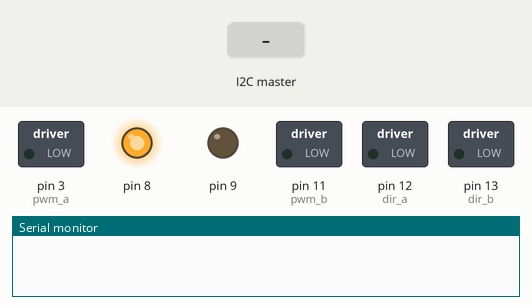
This sketch was run on a simulated Arduino Uno, built with avr-gcc and run on an emulated ATmega328P. Shown: switched loads named in the sketch (green lamp = pin HIGH), output pins drawn as LEDs (lit = HIGH), the last lines printed to the serial monitor. The inputs (shaded band) are chosen by the test bench.

Above: at 1.2 s.
1.3 s: the I2C master sends the byte 1
At 2.1 s:
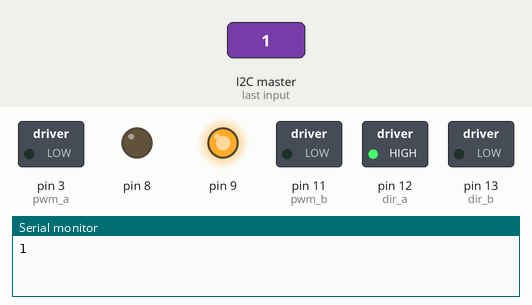
2.8 s: the I2C master sends the byte 010
At 3.3 s:
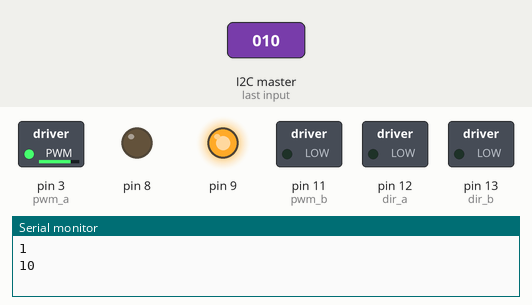
4.3 s: the I2C master sends the byte 011
At 5.5 s:
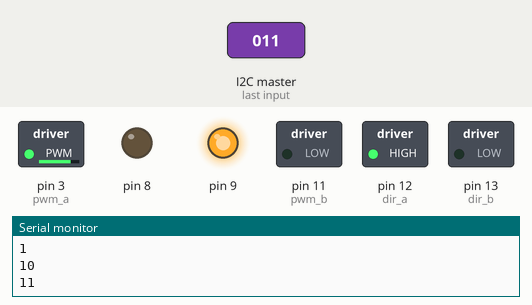
5.8 s: the I2C master sends the byte 100
At 6.7 s:
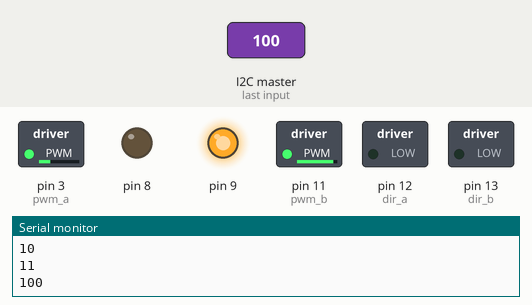
7.3 s: the I2C master sends the byte 101
At 7.8 s:
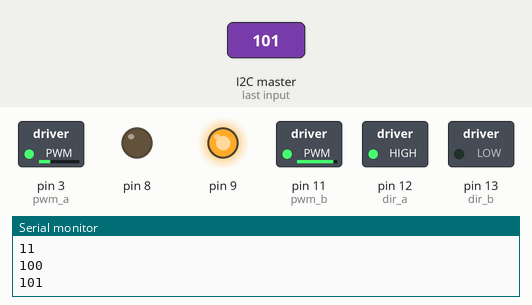
8.8 s: the I2C master sends the byte 110
At 10.2 s:
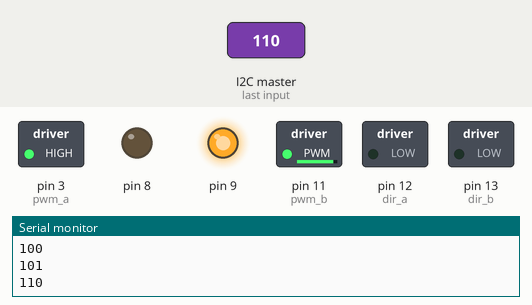
Timing chart, 0 to 11.3 s (numbered marks = the images above; inputs shaded):
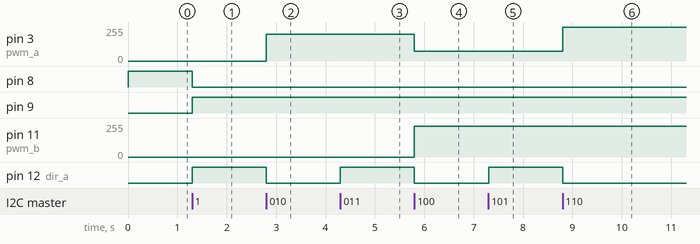

The sketch:

slave_motor_control.ino
```cpp
#include <Wire.h>

#define SLAVE 0x01

bool motorON = false;
int pwm_a = 3;   //PWM control for motor outputs 1 and 2 is on digital pin 3
int pwm_b = 11;  //PWM control for motor outputs 3 and 4 is on digital pin 11
int dir_a = 12;  //direction control for motor outputs 1 and 2 is on digital pin 12
int dir_b = 13;  //direction control for motor outputs 3 and 4 is on digital pin 13

byte SPEED1 = 255;
byte SPEED2 = 255;
bool DIR1 = false;
bool DIR2 = false; // false is forward true is reverse

void setup() {
  // put your setup code here, to run once:
  Wire.begin(SLAVE);

  pinMode(pwm_a, OUTPUT);
  pinMode(pwm_b, OUTPUT);
  pinMode(dir_a, OUTPUT);
  pinMode(dir_b, OUTPUT);

  pinMode(8, OUTPUT);
  pinMode(9, OUTPUT);
  digitalWrite(8, HIGH);

  Wire.onReceive(recEvent);

  Serial.begin(9600);
}

void loop() {
  // put your main code here, to run repeatedly:
}

void recEvent(int DATA)
{
  digitalWrite(9, LOW);
  digitalWrite(8, HIGH);
  int i = 0;
  while (1 <= Wire.available())
  {
    i += Wire.read();
  }
  //if (i>255)
  //  return;
  Serial.println((uint8_t) i);
  updateMotors((uint8_t) i);
  delay(100);
  digitalWrite(8, LOW);
  digitalWrite(9, HIGH);
}

void updateMotors(uint8_t VALUE)
{
  /*
   * This function will not function if a byte is not passed.
   * String must be supported.
   */
  String sp1 = "", sp2 = "";

  String s = (String)((VALUE >> 0) & 0b1);
  if (s == "1")
    digitalWrite(dir_a, HIGH);
  else
    digitalWrite(dir_a, LOW);

  for (int b = 1; b <= 3; b++)
  {
     sp1 += (String)((VALUE >> b) & 0b1);
  }

  s = (String)((VALUE >> 4) & 0b1);
  if (s == "1")
    digitalWrite(dir_b, HIGH);
  else
    digitalWrite(dir_b, LOW);

  for (int b = 5; b <= 7; b++)
  {
     sp2 += (String)((VALUE >> b) & 0b1);
  }

  /*

  Serial.println(sp1);
  Serial.println(sp2);
  Serial.println(s+" "+DIR1+" "+DIR2);

  */

  SPEED1 = setSpeeds(sp1);
  SPEED2 = setSpeeds(sp2);

  analogWrite(pwm_a, SPEED1);
  analogWrite(pwm_b, SPEED2);
}

byte setSpeeds(String input)
{
  byte spd;
  if (input == "001")
    spd = 38;
  else if (input == "010")
    spd = 72;
  else if (input == "011")
    spd = 136;
  else if (input == "100")
    spd = 170;
  else if (input == "101")
    spd = 200;
  else if (input == "110")
    spd = 230;
  else if (input == "111")
    spd = 255;
  else
    spd = 0;
  return spd;
}
```

Measured:
- after the input at 1.3 s, pin 8: HIGH → LOW at once; pin 9, pin 12 (dir_a): LOW → HIGH at once
- after the input at 2.8 s, pin 3 (pwm_a): 0/255 → 200/255 at once; pin 12 (dir_a): HIGH → LOW at once
- after the input at 4.3 s, pin 12 (dir_a): LOW → HIGH at once
- after the input at 5.8 s, pin 3 (pwm_a): 200/255 → 72/255 at once; pin 11 (pwm_b): 0/255 → 230/255 at once; pin 12 (dir_a): HIGH → LOW at once
- after the input at 7.3 s, pin 12 (dir_a): LOW → HIGH at once
- after the input at 8.8 s, pin 3 (pwm_a): 72/255 → 255/255 at once; pin 12 (dir_a): HIGH → LOW at once
